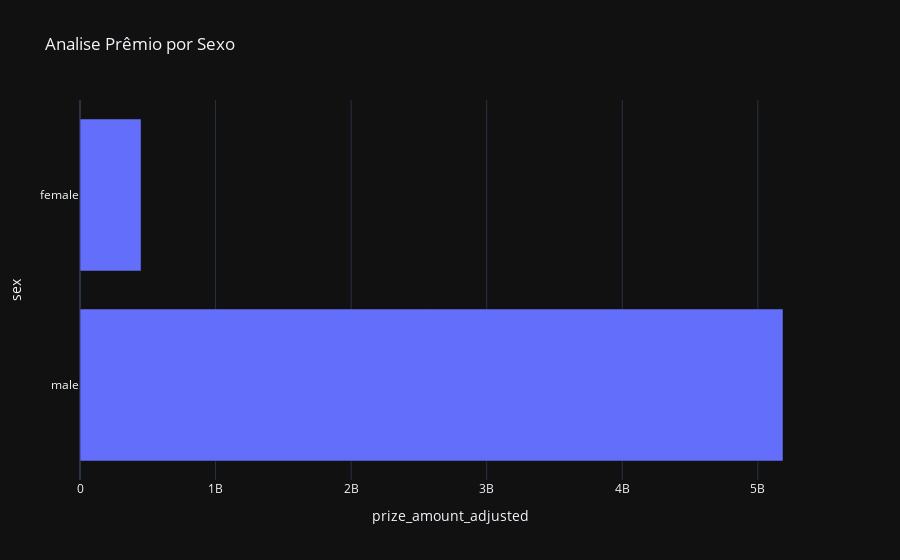

This figure's notebook cell:
### Code cell
df_dados_sex = px.bar(
    df_nobel_sex,
    x='prize_amount_adjusted',
    y='sex',
    title='Analise Prêmio por Sexo'
)
df_dados_sex.show()

### Figure 1 — Plotly figure (JSON) as saved in the notebook; plotly's stock layout.template omitted (floating-point values rounded to 4 significant figures)
{"data": [{"hovertemplate": "prize_amount_adjusted=%{x}<br>sex=%{y}<extra></extra>", "legendgroup": "", "marker": {"color": "#636efa", "pattern": {"shape": ""}}, "name": "", "orientation": "h", "showlegend": false, "textposition": "auto", "x": [5185459446, 450452613], "xaxis": "x", "y": ["male", "female"], "yaxis": "y", "type": "bar"}], "layout": {"xaxis": {"anchor": "y", "domain": [0.0, 1.0], "title": {"text": "prize_amount_adjusted"}}, "yaxis": {"anchor": "x", "domain": [0.0, 1.0], "title": {"text": "sex"}}, "legend": {"tracegroupgap": 0}, "title": {"text": "Analise Prêmio por Sexo"}, "barmode": "relative"}}
